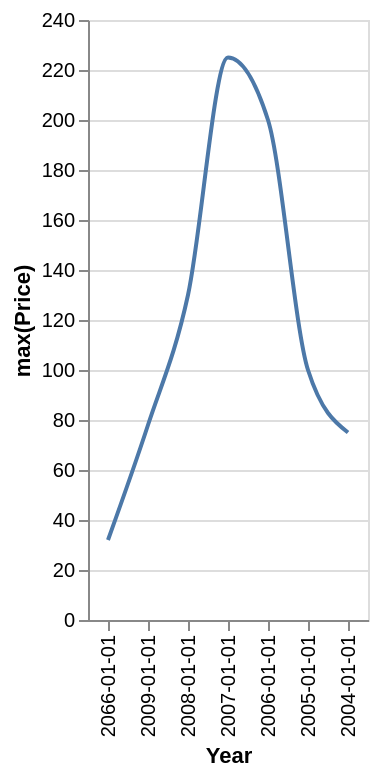

Describe this chart as a Vega-Lite specification.
### Vega-Lite specification from a JSON file in a GitHub repository (floating-point values rounded to 4 significant figures)
{"data": {"values": [{"x_data": "2066-01-01", "y_data": 32}, {"x_data": "2009-01-01", "y_data": 78}, {"x_data": "2008-01-01", "y_data": 130}, {"x_data": "2007-01-01", "y_data": 225}, {"x_data": "2006-01-01", "y_data": 200}, {"x_data": "2005-01-01", "y_data": 100}, {"x_data": "2004-01-01", "y_data": 75}]}, "mark": {"type": "line", "interpolate": "monotone"}, "encoding": {"x": {"field": "x_data", "type": "nominal", "title": "Year", "sort": "descending"}, "y": {"field": "y_data", "type": "quantitative", "title": "max(Price)"}}}
